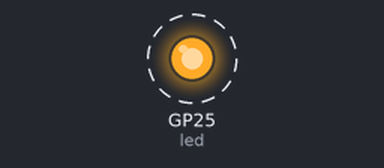
Bench run of a program on a simulated Raspberry Pi Pico running MicroPython. On the bench: output pins drawn as LEDs (lit = HIGH). Dashed ring = blinking. What the program prints to the serial console is not drawn.

Above: at 0.1 s.
Timing chart, 0 to 3.0 s (numbered marks = the images above):
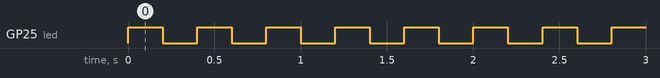

Measured:
- by itself, GP25 (led): alternates HIGH for 0.20 s and LOW for 0.20 s

The program:

main.py
```python
import machine
import time

led = machine.Pin(25, machine.Pin.OUT)

try:
	print("\r\n")
	print("----------------------")
	print(" Pico Repeater v1.0.0 ")
	print("----------------------")

	while True:
    		led.on()
    		time.sleep(0.2)
    		led.off()
    		time.sleep(0.2)

except KeyboardInterrupt:
	print("CTRL-C received. Rebooting ...")
```
